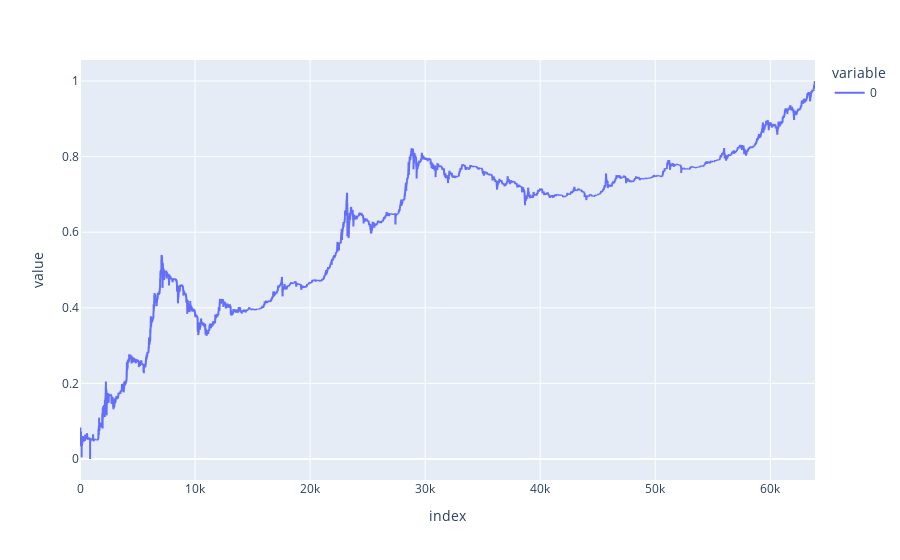

Notebook code for this chart:
### Code cell
import plotly.express as px

px.line(train)

### Figure 1 — Plotly figure (JSON) as saved in the notebook; plotly's stock layout.template omitted (floating-point values rounded to 4 significant figures; data arrays with more than 128 entries replaced by an {"elided": "..."} marker saying what was removed)
{"data": [{"hovertemplate": "variable=0<br>index=%{x}<br>value=%{y}<extra></extra>", "legendgroup": "0", "line": {"color": "#636efa", "dash": "solid"}, "marker": {"symbol": "circle"}, "mode": "lines", "name": "0", "showlegend": true, "type": "scattergl", "x": {"elided": "63888 int values"}, "xaxis": "x", "y": {"elided": "63888 float values"}, "yaxis": "y"}], "layout": {"legend": {"title": {"text": "variable"}, "tracegroupgap": 0}, "margin": {"t": 60}, "xaxis": {"anchor": "y", "domain": [0, 1], "title": {"text": "index"}}, "yaxis": {"anchor": "x", "domain": [0, 1], "title": {"text": "value"}}}}
